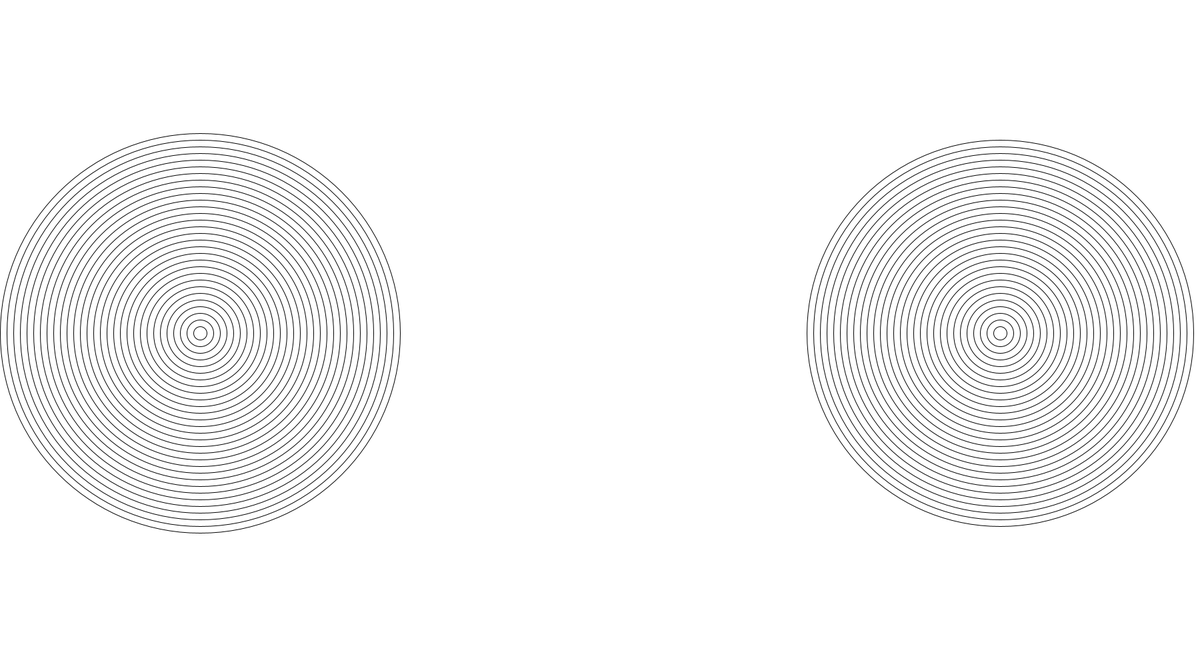
Frame 1 (no input)
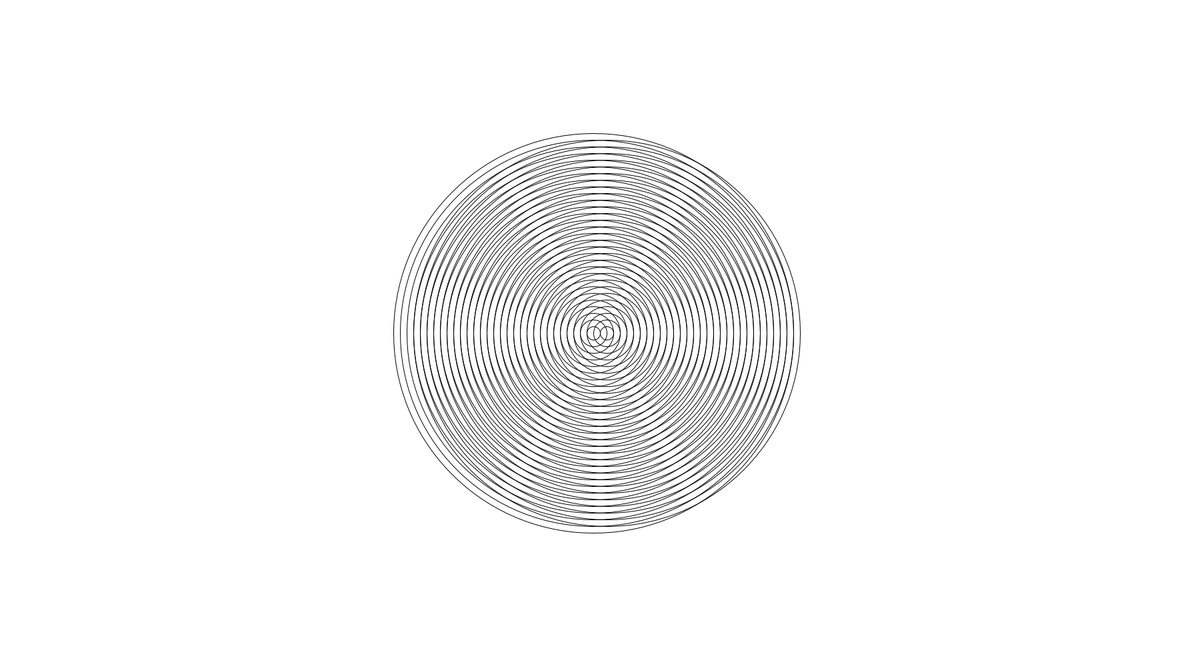
Frame 60 (the mouse pressed at the canvas centre just before this capture)
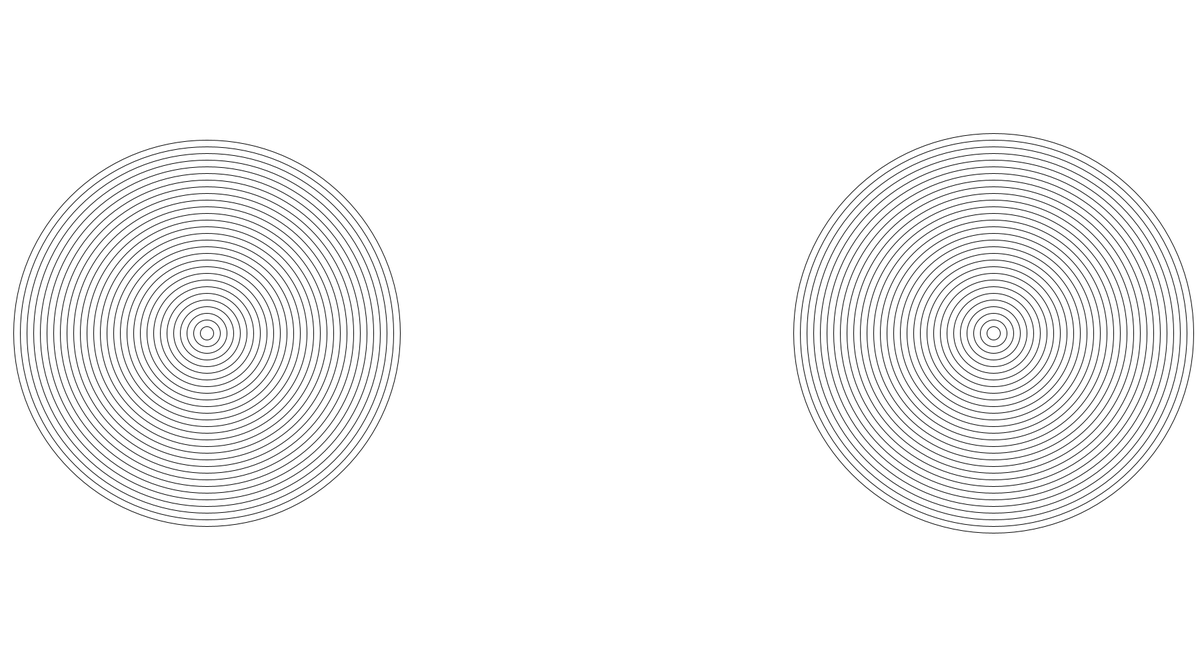
Frame 120 (the mouse held since frame 60 and released just before this capture)

The Processing sketch that drew these frames (run headless with seeded random() and noise(); from frame 60 on, the mouse is pressed at the canvas centre):

// Processing sketch: boung_circles
// ── boung_circles.pde
int size=600;
int x1=300;
int x2=1500;
int speed=10;
void setup() {
  size(1800,1000);
}

void draw() {
  size=600;
  noFill();
  background(255,255,255);
 for(int i=0; i<30;i++) {
   ellipse(x1,500,size,size);
  size-=20;
 
 }
 for(int p=0; p<30;p++) {
   ellipse(x2,500,size,size);
   size-=20;
   
 }
 
x1+=speed;
x2-=speed;
 if(x1>=1500||x1<300) {
   speed*=-1;
 }
 }
